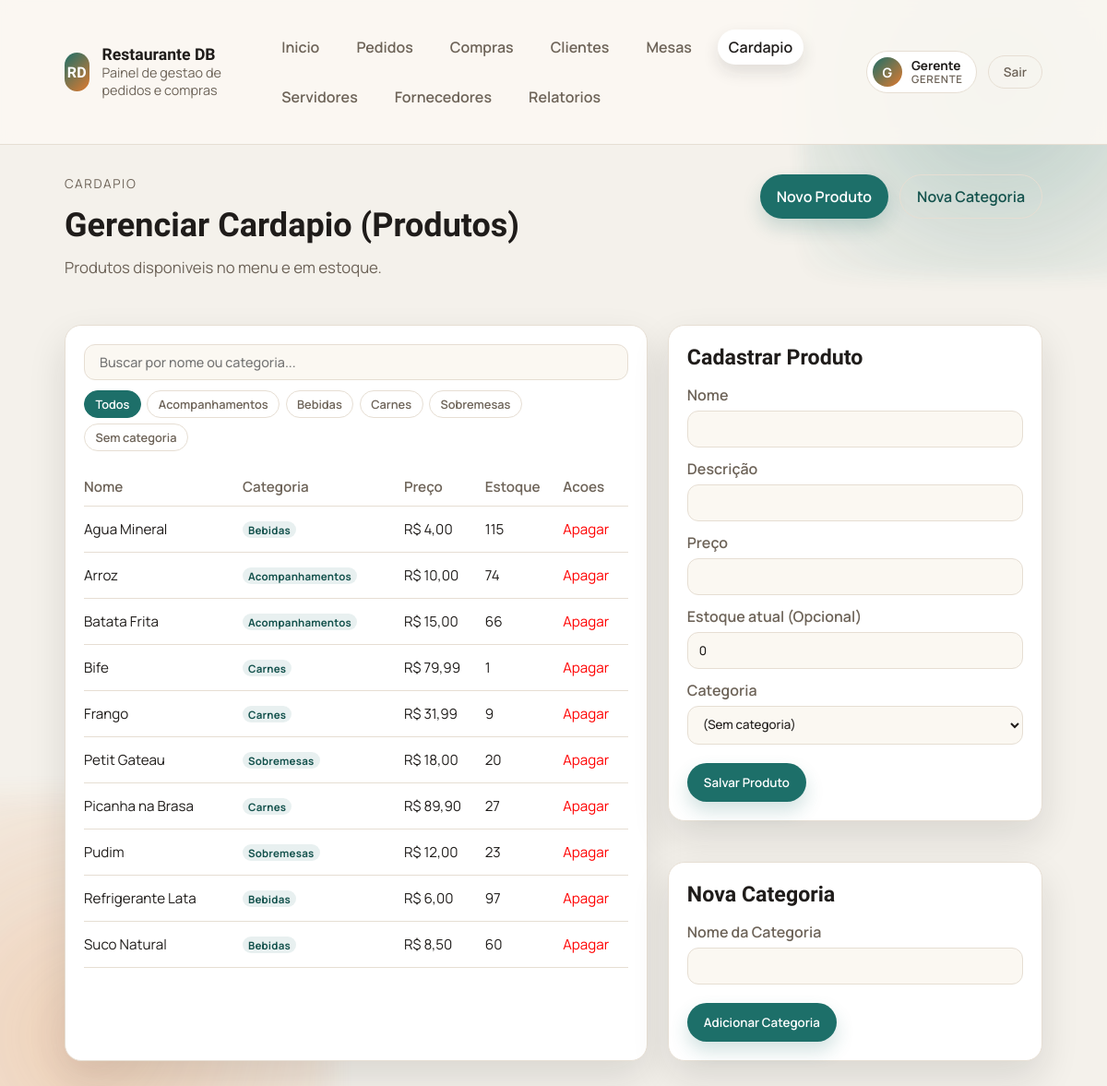
Page /cardapio (signed in) on the earlier database version.
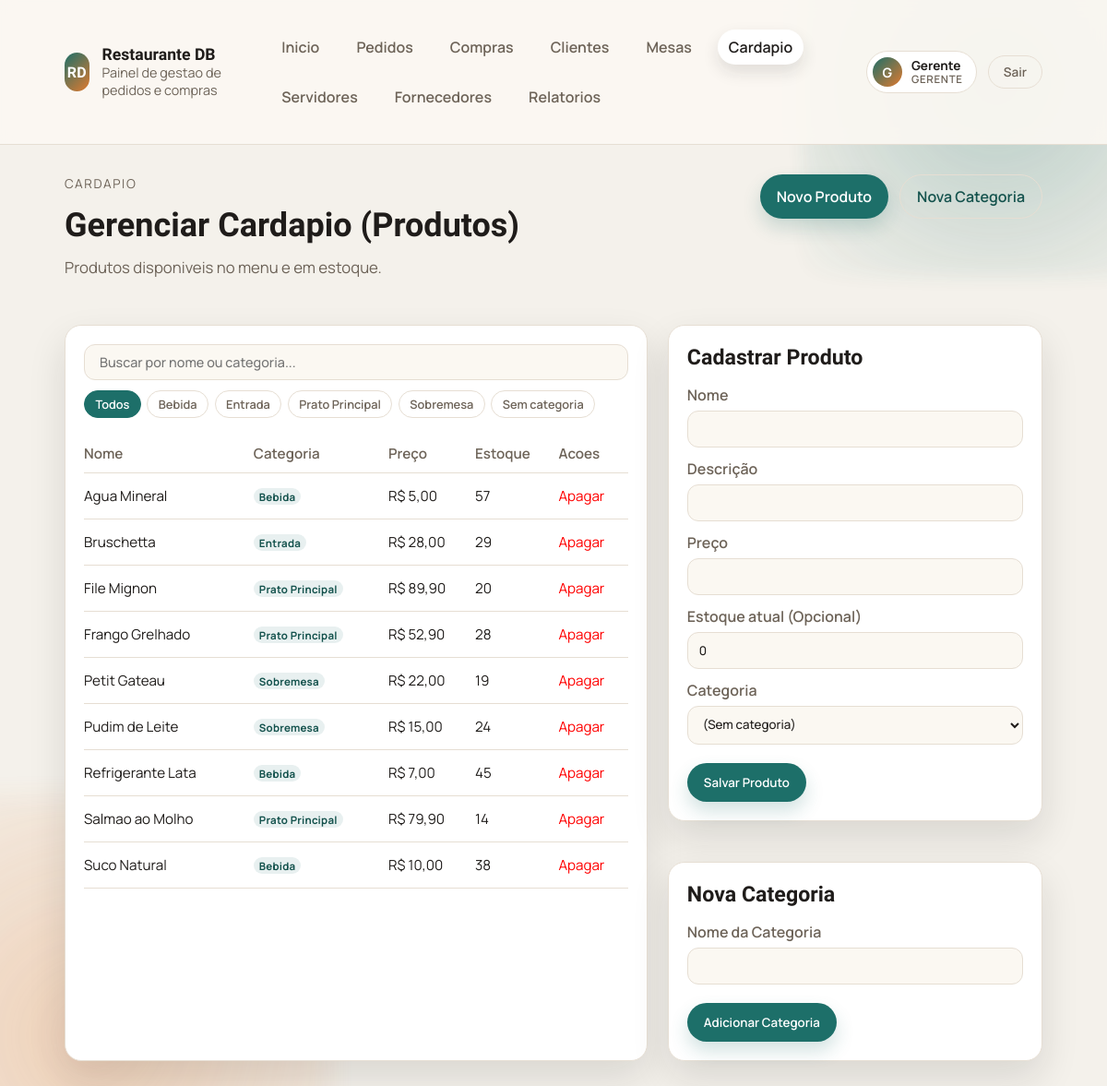
Same page on the later database version.
### tables this page shows
CREATE TABLE categorias (
    id_categoria INTEGER PRIMARY KEY AUTOINCREMENT,
    nome TEXT NOT NULL
);

CREATE TABLE produtos (
    id_produto INTEGER PRIMARY KEY AUTOINCREMENT,
    nome TEXT NOT NULL,
    descricao TEXT,
    preco NUMERIC NOT NULL,
    id_categoria INTEGER,
    estoque INTEGER DEFAULT 0,
    FOREIGN KEY (id_categoria) REFERENCES categorias(id_categoria)
);

### public/bd/auth.php (called while the page is built, shortened)
<?php
require_once __DIR__ . '/models.php';
function current_user(): ?array
{
    return $_SESSION['usuario'] ?? null;
}
function is_admin(): bool
{
    $user = current_user();
    return $user !== null && $user['perfil'] === 'admin';
}

### public/bd/models.php (called while the page is built, shortened)
<?php
$pdo = null;
function db_connect() {
    global $pdo;
    if (!$pdo) {
        $db_path = __DIR__ . '/../../database.sqlite';
        $pdo = get_sqlite_connection($db_path);
    }
    return $pdo;
}
function get_produtos() {
    $pdo = db_connect();
    $stmt = $pdo->query("SELECT p.*, c.nome as categoria_nome FROM produtos p LEFT JOIN categorias c ON p.id_categoria = c.id_categoria ORDER BY p.nome ASC");
    return $stmt->fetchAll();
}
function get_categorias() {
    $pdo = db_connect();
    $stmt = $pdo->query("SELECT * FROM categorias ORDER BY nome ASC");
    return $stmt->fetchAll();
}

### public/templates/cardapio.php (the view, shortened to what this page needs)
<?php
require_once __DIR__ . '/../bd/models.php';
require_once __DIR__ . '/../bd/auth.php';
$produtos = get_produtos();
$categorias = get_categorias();
$pode_gerenciar = is_admin();
?><!doctype html>
<html lang="pt-BR">
<head>
    <link rel="stylesheet" href="/style.css">
</head>
<body>
    <?php $active = '/cardapio'; require __DIR__ . '/partials/topbar.php'; ?>
    <main class="container">
        <section class="page-header">
            <div>
                <p class="eyebrow">Cardapio</p>
                <h1><?= $pode_gerenciar ? 'Gerenciar Cardapio (Produtos)' : 'Cardapio (Produtos)' ?></h1>
                <p class="lead"><?= $pode_gerenciar ? 'Produtos disponiveis no menu e em estoque.' : 'Consulta dos produtos do menu. Somente o gerente pode alterar o cardapio.' ?></p>
            </div>
            <?php if ($pode_gerenciar): ?>
            <div class="page-actions">
                <a class="button" href="#form-card">Novo Produto</a>
                <a class="button button-ghost" href="#form-cat">Nova Categoria</a>
            </div>
            <?php endif; ?>
        </section>
        <section class="layout"<?= $pode_gerenciar ? '' : ' style="grid-template-columns: 1fr;"' ?>>
            <div class="table-card">
                <div class="cardapio-toolbar">
                    <input
                        type="text"
                        id="busca-prod"
                        class="search-input"
                        placeholder="Buscar por nome ou categoria..."
                        autocomplete="off"
                    >
                    <div class="cat-tabs" id="cat-tabs">
                        <button class="cat-tab active" type="button" data-cat="">Todos</button>
                        <?php foreach ($categorias as $cat): ?>
                        <button class="cat-tab" type="button" data-cat="<?= htmlspecialchars((string)$cat['nome']) ?>">
                            <?= htmlspecialchars((string)$cat['nome']) ?>
                        </button>
                        <?php endforeach; ?>
                        <button class="cat-tab" type="button" data-cat="__sem__">Sem categoria</button>
                    </div>
                </div>
                <table>
                    <thead>
                        <tr>
                            <th>Nome</th>
                            <th>Categoria</th>
                            <th>Preço</th>
                            <th>Estoque</th>
                            <?php if ($pode_gerenciar): ?>
                            <th>Acoes</th>
                            <?php endif; ?>
                        </tr>
                    </thead>
                    <tbody id="tabela-body">
                        <?php foreach ($produtos as $p):
                            $cat_nome = (string)($p['categoria_nome'] ?? '');
                        ?>
                        <tr
                            data-nome="<?= htmlspecialchars(strtolower($p['nome'])) ?>"
                            data-cat="<?= $cat_nome !== '' ? htmlspecialchars($cat_nome) : '__sem__' ?>"
                        >
                            <td><?= htmlspecialchars((string)$p['nome']) ?></td>
                            <td>
                                <?php if ($cat_nome !== ''): ?>
                                <span class="cat-badge"><?= htmlspecialchars($cat_nome) ?></span>
                                <?php else: ?>
                                <span class="cell-sub">—</span>
                                <?php endif; ?>
                            </td>
                            <td>R$ <?= number_format((float)$p['preco'], 2, ',', '.') ?></td>
                            <td><?= (int)$p['estoque'] <= 0 ? '<span class="text-danger">Esgotado</span>' : htmlspecialchars((string)$p['estoque']) ?></td>
                            <?php if ($pode_gerenciar): ?>
                            <td>
                                <form method="POST" action="/" class="inline-form">
                                    <button class="text-link" type="submit" style="color:red" onclick="return confirm('Tem certeza?')">Apagar</button>
                                </form>
                            </td>
                            <?php endif; ?>
                        </tr>
                        <?php endforeach; ?>
                    </tbody>
                </table>
            </div>
            <?php if ($pode_gerenciar): ?>
            <div class="stack">
                <aside class="form-card" id="form-card">
                    <h2>Cadastrar Produto</h2>
                    <form class="stack" method="POST" action="/">
                        <label class="field">
                            <span>Nome</span>
                            <input type="text" name="nome" required>
                        </label>
                        <label class="field">
                            <span>Descrição</span>
                            <input type="text" name="descricao">
                        </label>
                        <label class="field">
                            <span>Preço</span>
                            <input type="number" step="0.01" name="preco" required>
                        </label>
                        <label class="field">
                            <span>Estoque atual (Opcional)</span>
                            <input type="number" name="estoque" value="0">
                        </label>
                        <label class="field">
                            <span>Categoria</span>
                            <select name="id_categoria">
                                <option value="">(Sem categoria)</option>
                            </select>
                        </label>
                        <div class="form-actions">
                            <button class="button" type="submit">Salvar Produto</button>
                        </div>
                    </form>
                </aside>
                <aside class="form-card" id="form-cat" style="margin-top: 2rem;">
                    <h2>Nova Categoria</h2>
                    <form class="stack" method="POST" action="/">
                        <label class="field">
                            <span>Nome da Categoria</span>
                            <input type="text" name="nome" required>
                        </label>
                        <div class="form-actions">
                            <button class="button" type="submit">Adicionar Categoria</button>
                        </div>
                    </form>
                </aside>
            </div>
            <?php endif; ?>
        </section>
    </main>
</body>
</html>

### public/index.php (shortened to what this page needs)
<?php
require_once __DIR__ . '/bd/models.php';
require_once __DIR__ . '/bd/auth.php';
$path = parse_url($_SERVER['REQUEST_URI'], PHP_URL_PATH) ?? '/';
$path = rtrim($path, '/');
$routes = [
    '/' => __DIR__ . '/templates/home.php',
    '/pedido' => __DIR__ . '/templates/pedido.php',
    '/compra' => __DIR__ . '/templates/compra.php',
    '/cliente' => __DIR__ . '/templates/cliente.php',
    '/mesa' => __DIR__ . '/templates/mesa.php',
    '/cardapio' => __DIR__ . '/templates/cardapio.php',
    '/servidor' => __DIR__ . '/templates/servidor.php',
    '/fornecedor' => __DIR__ . '/templates/fornecedor.php',
    '/relatorio' => __DIR__ . '/templates/relatorio.php',
    '/gerenciar-mesa' => __DIR__ . '/templates/gerenciar-mesa.php',
];
if (isset($routes[$path])) {
    require $routes[$path];
    return;
}

### public/templates/partials/topbar.php (shortened to what this page needs)
<?php
require_once __DIR__ . '/../../bd/auth.php';
$user = current_user();
$active = $active ?? '';
$links = [
    '/' => 'Inicio',
    '/pedido' => 'Pedidos',
    '/compra' => 'Compras',
    '/cliente' => 'Clientes',
];
if (is_admin()) {
    $links['/mesa'] = 'Mesas';
} else {
    $links['/gerenciar-mesa'] = 'Mesas';
}
$links['/cardapio'] = 'Cardapio';
if (is_admin()) {
    $links['/servidor'] = 'Servidores';
    $links['/fornecedor'] = 'Fornecedores';
    $links['/relatorio'] = 'Relatorios';
}
?>
    <header class="topbar">
        <div class="container topbar-inner">
            <div class="brand">
                <span class="brand-mark">RD</span>
                <div>
                    <div class="brand-title">Restaurante DB</div>
                    <div class="brand-sub">Painel de gestao de pedidos e compras</div>
                </div>
            </div>
            <nav class="nav-links">
                <?php foreach ($links as $href => $label): ?>
                <a class="nav-link" href="<?= $href ?>"<?= $href === $active ? ' aria-current="page"' : '' ?>><?= $label ?></a>
                <?php endforeach; ?>
            </nav>
            <?php if ($user): ?>
            <div class="topbar-user">
                <div class="user-chip">
                    <span class="user-avatar"><?= strtoupper(substr((string)$user['nome'], 0, 1)) ?></span>
                    <div class="user-info">
                        <strong><?= htmlspecialchars((string)$user['nome']) ?></strong>
                        <span><?= $user['perfil'] === 'admin' ? 'Gerente' : 'Servidor' ?></span>
                    </div>
                </div>
                <form method="POST" action="/" class="logout-form">
                    <button class="logout-btn" type="submit" title="Sair do sistema">Sair</button>
                </form>
            </div>
            <?php endif; ?>
        </div>
    </header>

### public/templates/cardapio.php (style rules this page uses)
.inline-form { display: inline-block; margin: 0; }
.inline-form button { background: none; border: none; padding: 0; cursor: pointer; color: inherit; font: inherit; }

Differences in the rows shown:
removed produtos: nome "Arroz", id_categoria.nome "Acompanhamentos", preco "10,00", estoque "74"
removed produtos: nome "Batata Frita", id_categoria.nome "Acompanhamentos", preco "15,00", estoque "66"
removed produtos: nome "Bife", id_categoria.nome "Carnes", preco "79,99", estoque "1"
removed produtos: nome "Picanha na Brasa", id_categoria.nome "Carnes", preco "89,90", estoque "27"
changed categorias: nome "Bebidas" → "Bebida"; moves up the list
changed categorias: nome "Acompanhamentos" → "Entrada"
changed categorias: nome "Carnes" → "Prato Principal"
changed categorias: nome "Sobremesas" → "Sobremesa"
changed produtos "Agua Mineral": id_categoria.nome "Bebidas" → "Bebida"; preco "4,00" → "5,00"; estoque "115" → "57"
added produtos: nome "Bruschetta", id_categoria.nome "Entrada", preco "28,00", estoque "29"
added produtos: nome "File Mignon", id_categoria.nome "Prato Principal", preco "89,90", estoque "20"
changed produtos: nome "Frango" → "Frango Grelhado"; id_categoria.nome "Carnes" → "Prato Principal"; preco "31,99" → "52,90"; estoque "9" → "28"
changed produtos "Petit Gateau": id_categoria.nome "Sobremesas" → "Sobremesa"; preco "18,00" → "22,00"; estoque "20" → "19"
changed produtos: nome "Pudim" → "Pudim de Leite"; id_categoria.nome "Sobremesas" → "Sobremesa"; preco "12,00" → "15,00"; estoque "23" → "24"
changed produtos "Refrigerante Lata": id_categoria.nome "Bebidas" → "Bebida"; preco "6,00" → "7,00"; estoque "97" → "45"
added produtos: nome "Salmao ao Molho", id_categoria.nome "Prato Principal", preco "79,90", estoque "14"
changed produtos "Suco Natural": id_categoria.nome "Bebidas" → "Bebida"; preco "8,50" → "10,00"; estoque "60" → "38"
